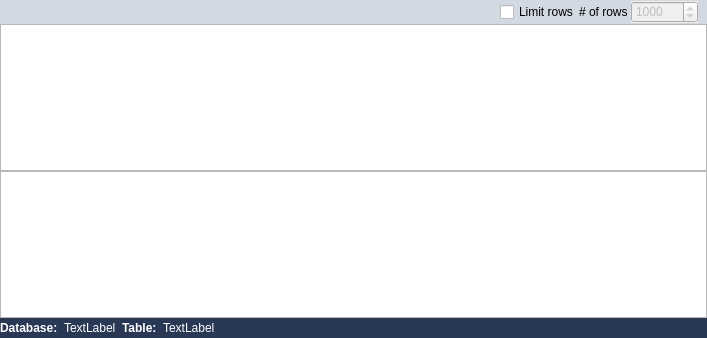
<?xml version="1.0" encoding="UTF-8"?>
<ui version="4.0">
 <class>Form</class>
 <widget class="QWidget" name="Form">
  <property name="geometry">
   <rect>
    <x>0</x>
    <y>0</y>
    <width>707</width>
    <height>338</height>
   </rect>
  </property>
  <property name="windowTitle">
   <string>Form</string>
  </property>
  <property name="styleSheet">
   <string notr="true">#Form {
background: #293955;
}
#wToolbar {
background: #d2d9e2;
}
QTableView { gridline-color: #b4b4b4; }</string>
  </property>
  <layout class="QVBoxLayout" name="verticalLayout">
   <property name="spacing">
    <number>0</number>
   </property>
   <property name="margin">
    <number>0</number>
   </property>
   <item>
    <widget class="QWidget" name="wToolbar" native="true">
     <property name="autoFillBackground">
      <bool>false</bool>
     </property>
     <layout class="QHBoxLayout" name="horizontalLayout_3">
      <property name="spacing">
       <number>0</number>
      </property>
      <property name="leftMargin">
       <number>0</number>
      </property>
      <property name="topMargin">
       <number>0</number>
      </property>
      <property name="bottomMargin">
       <number>0</number>
      </property>
      <item>
       <widget class="QToolButton" name="bExportData">
        <property name="icon">
         <iconset resource="res.qrc">
          <normaloff>:/icons/application_go.png</normaloff>:/icons/application_go.png</iconset>
        </property>
        <property name="autoRaise">
         <bool>true</bool>
        </property>
       </widget>
      </item>
      <item>
       <widget class="QToolButton" name="bCopyData">
        <property name="icon">
         <iconset resource="res.qrc">
          <normaloff>:/icons/table_go.png</normaloff>:/icons/table_go.png</iconset>
        </property>
        <property name="popupMode">
         <enum>QToolButton::InstantPopup</enum>
        </property>
        <property name="autoRaise">
         <bool>true</bool>
        </property>
       </widget>
      </item>
      <item>
       <widget class="QToolButton" name="toolButton_3">
        <property name="enabled">
         <bool>false</bool>
        </property>
        <property name="icon">
         <iconset resource="res.qrc">
          <normaloff>:/icons/spacer.png</normaloff>:/icons/spacer.png</iconset>
        </property>
        <property name="iconSize">
         <size>
          <width>7</width>
          <height>16</height>
         </size>
        </property>
        <property name="autoRaise">
         <bool>true</bool>
        </property>
       </widget>
      </item>
      <item>
       <widget class="QToolButton" name="bSaveChanges">
        <property name="enabled">
         <bool>false</bool>
        </property>
        <property name="minimumSize">
         <size>
          <width>24</width>
          <height>24</height>
         </size>
        </property>
        <property name="maximumSize">
         <size>
          <width>24</width>
          <height>24</height>
         </size>
        </property>
        <property name="statusTip">
         <string>Save changes</string>
        </property>
        <property name="icon">
         <iconset resource="res.qrc">
          <normaloff>:/icons/disk.png</normaloff>:/icons/disk.png</iconset>
        </property>
        <property name="autoRaise">
         <bool>true</bool>
        </property>
       </widget>
      </item>
      <item>
       <widget class="QToolButton" name="bRemoveSelectedRows">
        <property name="minimumSize">
         <size>
          <width>24</width>
          <height>24</height>
         </size>
        </property>
        <property name="maximumSize">
         <size>
          <width>24</width>
          <height>24</height>
         </size>
        </property>
        <property name="statusTip">
         <string>Delete selected rows</string>
        </property>
        <property name="icon">
         <iconset resource="res.qrc">
          <normaloff>:/icons/table_row_delete.png</normaloff>:/icons/table_row_delete.png</iconset>
        </property>
        <property name="autoRaise">
         <bool>true</bool>
        </property>
       </widget>
      </item>
      <item>
       <widget class="QToolButton" name="bDiscardChanges">
        <property name="enabled">
         <bool>false</bool>
        </property>
        <property name="minimumSize">
         <size>
          <width>24</width>
          <height>24</height>
         </size>
        </property>
        <property name="maximumSize">
         <size>
          <width>24</width>
          <height>24</height>
         </size>
        </property>
        <property name="statusTip">
         <string>Discard changes</string>
        </property>
        <property name="icon">
         <iconset resource="res.qrc">
          <normaloff>:/icons/cross.png</normaloff>:/icons/cross.png</iconset>
        </property>
        <property name="autoRaise">
         <bool>true</bool>
        </property>
       </widget>
      </item>
      <item>
       <widget class="QToolButton" name="toolButton_2">
        <property name="enabled">
         <bool>false</bool>
        </property>
        <property name="icon">
         <iconset resource="res.qrc">
          <normaloff>:/icons/spacer.png</normaloff>:/icons/spacer.png</iconset>
        </property>
        <property name="iconSize">
         <size>
          <width>7</width>
          <height>16</height>
         </size>
        </property>
        <property name="autoRaise">
         <bool>true</bool>
        </property>
       </widget>
      </item>
      <item>
       <widget class="QToolButton" name="bGridView">
        <property name="icon">
         <iconset resource="res.qrc">
          <normaloff>:/icons/application_grid.png</normaloff>:/icons/application_grid.png</iconset>
        </property>
        <property name="checkable">
         <bool>true</bool>
        </property>
        <property name="autoRaise">
         <bool>true</bool>
        </property>
       </widget>
      </item>
      <item>
       <widget class="QToolButton" name="bTableView">
        <property name="icon">
         <iconset resource="res.qrc">
          <normaloff>:/icons/application_view_columns.png</normaloff>:/icons/application_view_columns.png</iconset>
        </property>
        <property name="checkable">
         <bool>true</bool>
        </property>
        <property name="autoRaise">
         <bool>true</bool>
        </property>
       </widget>
      </item>
      <item>
       <spacer name="horizontalSpacer_2">
        <property name="orientation">
         <enum>Qt::Horizontal</enum>
        </property>
        <property name="sizeHint" stdset="0">
         <size>
          <width>40</width>
          <height>20</height>
         </size>
        </property>
       </spacer>
      </item>
      <item>
       <widget class="QToolButton" name="bRefresh">
        <property name="minimumSize">
         <size>
          <width>24</width>
          <height>24</height>
         </size>
        </property>
        <property name="maximumSize">
         <size>
          <width>24</width>
          <height>24</height>
         </size>
        </property>
        <property name="statusTip">
         <string>Refesh data</string>
        </property>
        <property name="icon">
         <iconset resource="res.qrc">
          <normaloff>:/icons/table_refresh.png</normaloff>:/icons/table_refresh.png</iconset>
        </property>
        <property name="autoRaise">
         <bool>true</bool>
        </property>
       </widget>
      </item>
      <item>
       <widget class="QCheckBox" name="ckLimit">
        <property name="autoFillBackground">
         <bool>false</bool>
        </property>
        <property name="text">
         <string>Limit rows</string>
        </property>
       </widget>
      </item>
      <item>
       <widget class="QLabel" name="label_5">
        <property name="autoFillBackground">
         <bool>false</bool>
        </property>
        <property name="text">
         <string># of rows </string>
        </property>
       </widget>
      </item>
      <item>
       <widget class="QSpinBox" name="iLimit">
        <property name="enabled">
         <bool>false</bool>
        </property>
        <property name="autoFillBackground">
         <bool>true</bool>
        </property>
        <property name="maximum">
         <number>1000000</number>
        </property>
        <property name="value">
         <number>1000</number>
        </property>
       </widget>
      </item>
     </layout>
    </widget>
   </item>
   <item>
    <widget class="QTableView" name="twGrid">
     <property name="styleSheet">
      <string notr="true">QTableView::item::selected {
background: #dddceb;
}</string>
     </property>
     <property name="alternatingRowColors">
      <bool>true</bool>
     </property>
     <property name="selectionBehavior">
      <enum>QAbstractItemView::SelectRows</enum>
     </property>
     <property name="sortingEnabled">
      <bool>true</bool>
     </property>
     <property name="wordWrap">
      <bool>false</bool>
     </property>
    </widget>
   </item>
   <item>
    <widget class="QPlainTextEdit" name="tTable">
     <property name="font">
      <font>
       <family>Courier New</family>
       <pointsize>10</pointsize>
      </font>
     </property>
     <property name="lineWrapMode">
      <enum>QPlainTextEdit::NoWrap</enum>
     </property>
     <property name="readOnly">
      <bool>true</bool>
     </property>
    </widget>
   </item>
   <item>
    <widget class="QWidget" name="widget" native="true">
     <property name="styleSheet">
      <string notr="true">QLabel {
color: #fff;
}</string>
     </property>
     <layout class="QHBoxLayout" name="horizontalLayout">
      <property name="margin">
       <number>0</number>
      </property>
      <item>
       <widget class="QLabel" name="label">
        <property name="font">
         <font>
          <weight>75</weight>
          <bold>true</bold>
         </font>
        </property>
        <property name="text">
         <string>Database:</string>
        </property>
       </widget>
      </item>
      <item>
       <widget class="QLabel" name="lDatabase">
        <property name="text">
         <string>TextLabel</string>
        </property>
       </widget>
      </item>
      <item>
       <widget class="QLabel" name="label_4">
        <property name="font">
         <font>
          <weight>75</weight>
          <bold>true</bold>
         </font>
        </property>
        <property name="text">
         <string>Table:</string>
        </property>
       </widget>
      </item>
      <item>
       <widget class="QLabel" name="lTable">
        <property name="text">
         <string>TextLabel</string>
        </property>
       </widget>
      </item>
      <item>
       <spacer name="horizontalSpacer">
        <property name="orientation">
         <enum>Qt::Horizontal</enum>
        </property>
        <property name="sizeHint" stdset="0">
         <size>
          <width>40</width>
          <height>20</height>
         </size>
        </property>
       </spacer>
      </item>
     </layout>
    </widget>
   </item>
  </layout>
  <action name="actionExportData">
   <property name="icon">
    <iconset resource="res.qrc">
     <normaloff>:/icons/application_go.png</normaloff>:/icons/application_go.png</iconset>
   </property>
   <property name="text">
    <string>Export as </string>
   </property>
  </action>
  <action name="actionCopy_Data">
   <property name="icon">
    <iconset resource="res.qrc">
     <normaloff>:/icons/table_go.png</normaloff>:/icons/table_go.png</iconset>
   </property>
   <property name="text">
    <string>Copy Data</string>
   </property>
  </action>
  <action name="actionInsert_Row">
   <property name="icon">
    <iconset resource="res.qrc">
     <normaloff>:/icons/table_add.png</normaloff>:/icons/table_add.png</iconset>
   </property>
   <property name="text">
    <string>Insert new row</string>
   </property>
  </action>
  <action name="actionDuplicateRow">
   <property name="enabled">
    <bool>false</bool>
   </property>
   <property name="icon">
    <iconset resource="res.qrc">
     <normaloff>:/icons/table_multiple.png</normaloff>:/icons/table_multiple.png</iconset>
   </property>
   <property name="text">
    <string>Duplicate Current Row</string>
   </property>
   <property name="toolTip">
    <string>Duplicate Current Row</string>
   </property>
  </action>
  <action name="actionSave_changes">
   <property name="enabled">
    <bool>false</bool>
   </property>
   <property name="icon">
    <iconset resource="res.qrc">
     <normaloff>:/icons/disk.png</normaloff>:/icons/disk.png</iconset>
   </property>
   <property name="text">
    <string>Save changes</string>
   </property>
  </action>
  <action name="actionDelete_Row">
   <property name="icon">
    <iconset resource="res.qrc">
     <normaloff>:/icons/table_row_delete.png</normaloff>:/icons/table_row_delete.png</iconset>
   </property>
   <property name="text">
    <string>Delete selected row</string>
   </property>
  </action>
  <action name="actionDiscard_changes">
   <property name="enabled">
    <bool>false</bool>
   </property>
   <property name="icon">
    <iconset resource="res.qrc">
     <normaloff>:/icons/cross.png</normaloff>:/icons/cross.png</iconset>
   </property>
   <property name="text">
    <string>Discard changes</string>
   </property>
  </action>
  <action name="actionRefresh">
   <property name="icon">
    <iconset resource="res.qrc">
     <normaloff>:/icons/table_refresh.png</normaloff>:/icons/table_refresh.png</iconset>
   </property>
   <property name="text">
    <string>Refresh</string>
   </property>
  </action>
  <action name="actionGrid_View">
   <property name="checkable">
    <bool>true</bool>
   </property>
   <property name="checked">
    <bool>true</bool>
   </property>
   <property name="icon">
    <iconset resource="res.qrc">
     <normaloff>:/icons/application_grid.png</normaloff>:/icons/application_grid.png</iconset>
   </property>
   <property name="text">
    <string>Grid View</string>
   </property>
  </action>
  <action name="actionTable_View">
   <property name="checkable">
    <bool>true</bool>
   </property>
   <property name="icon">
    <iconset resource="res.qrc">
     <normaloff>:/icons/application_view_columns.png</normaloff>:/icons/application_view_columns.png</iconset>
   </property>
   <property name="text">
    <string>Table View</string>
   </property>
  </action>
  <action name="actionCopy_Cell">
   <property name="text">
    <string>Copy Cell Data to Clipboard</string>
   </property>
  </action>
  <action name="actionCopy_Table">
   <property name="text">
    <string>Copy Table to Clipboard</string>
   </property>
  </action>
  <action name="actionCopy_Selected">
   <property name="text">
    <string>Copy Selected Row(s) to Clipboard</string>
   </property>
  </action>
 </widget>
 <resources>
  <include location="res.qrc"/>
 </resources>
 <connections>
  <connection>
   <sender>ckLimit</sender>
   <signal>toggled(bool)</signal>
   <receiver>iLimit</receiver>
   <slot>setEnabled(bool)</slot>
   <hints>
    <hint type="sourcelabel">
     <x>536</x>
     <y>13</y>
    </hint>
    <hint type="destinationlabel">
     <x>650</x>
     <y>12</y>
    </hint>
   </hints>
  </connection>
 </connections>
</ui>
